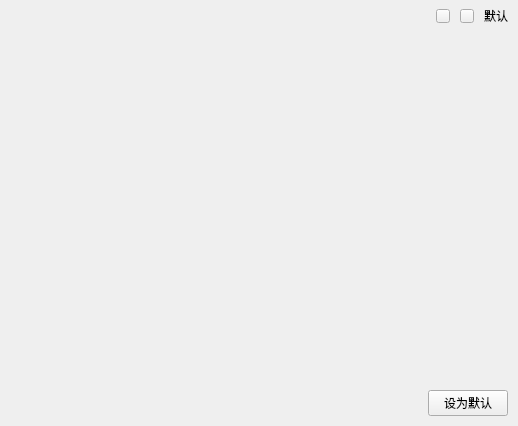
<?xml version="1.0" encoding="UTF-8"?>
<ui version="4.0">
 <class>EnvBlock</class>
 <widget class="QWidget" name="EnvBlock">
  <property name="geometry">
   <rect>
    <x>0</x>
    <y>0</y>
    <width>518</width>
    <height>426</height>
   </rect>
  </property>
  <property name="windowTitle">
   <string>Form</string>
  </property>
  <layout class="QGridLayout" name="gridLayout">
   <property name="leftMargin">
    <number>0</number>
   </property>
   <property name="topMargin">
    <number>0</number>
   </property>
   <property name="rightMargin">
    <number>0</number>
   </property>
   <property name="bottomMargin">
    <number>0</number>
   </property>
   <property name="spacing">
    <number>0</number>
   </property>
   <item row="0" column="0">
    <widget class="QStackedWidget" name="stack">
     <property name="currentIndex">
      <number>0</number>
     </property>
     <widget class="QWidget" name="page">
      <layout class="QGridLayout" name="gridLayout_2">
       <property name="leftMargin">
        <number>10</number>
       </property>
       <property name="topMargin">
        <number>4</number>
       </property>
       <property name="rightMargin">
        <number>10</number>
       </property>
       <property name="bottomMargin">
        <number>10</number>
       </property>
       <property name="spacing">
        <number>0</number>
       </property>
       <item row="2" column="0">
        <widget class="QWidget" name="setDefaultWid" native="true">
         <layout class="QHBoxLayout" name="horizontalLayout_2">
          <property name="leftMargin">
           <number>0</number>
          </property>
          <property name="topMargin">
           <number>0</number>
          </property>
          <property name="rightMargin">
           <number>0</number>
          </property>
          <property name="bottomMargin">
           <number>0</number>
          </property>
          <item>
           <spacer name="horizontalSpacer_2">
            <property name="orientation">
             <enum>Qt::Horizontal</enum>
            </property>
            <property name="sizeHint" stdset="0">
             <size>
              <width>40</width>
              <height>20</height>
             </size>
            </property>
           </spacer>
          </item>
          <item>
           <widget class="QPushButton" name="setDefault">
            <property name="cursor">
             <cursorShape>PointingHandCursor</cursorShape>
            </property>
            <property name="text">
             <string>设为默认</string>
            </property>
           </widget>
          </item>
         </layout>
        </widget>
       </item>
       <item row="1" column="0">
        <widget class="QScrollArea" name="scrollArea">
         <property name="frameShape">
          <enum>QFrame::NoFrame</enum>
         </property>
         <property name="horizontalScrollBarPolicy">
          <enum>Qt::ScrollBarAlwaysOff</enum>
         </property>
         <property name="widgetResizable">
          <bool>true</bool>
         </property>
         <widget class="QWidget" name="scrollAreaWidgetContents">
          <property name="geometry">
           <rect>
            <x>0</x>
            <y>0</y>
            <width>498</width>
            <height>361</height>
           </rect>
          </property>
          <layout class="QVBoxLayout" name="verticalLayout">
           <property name="spacing">
            <number>10</number>
           </property>
           <property name="leftMargin">
            <number>0</number>
           </property>
           <property name="topMargin">
            <number>6</number>
           </property>
           <property name="rightMargin">
            <number>0</number>
           </property>
           <property name="bottomMargin">
            <number>0</number>
           </property>
          </layout>
         </widget>
        </widget>
       </item>
       <item row="0" column="0">
        <widget class="QWidget" name="widget" native="true">
         <layout class="QHBoxLayout" name="horizontalLayout">
          <property name="spacing">
           <number>10</number>
          </property>
          <property name="leftMargin">
           <number>0</number>
          </property>
          <property name="topMargin">
           <number>2</number>
          </property>
          <property name="rightMargin">
           <number>0</number>
          </property>
          <property name="bottomMargin">
           <number>6</number>
          </property>
          <item alignment="Qt::AlignTop">
           <widget class="QLabel" name="soft">
            <property name="text">
             <string/>
            </property>
           </widget>
          </item>
          <item>
           <spacer name="horizontalSpacer">
            <property name="orientation">
             <enum>Qt::Horizontal</enum>
            </property>
            <property name="sizeHint" stdset="0">
             <size>
              <width>40</width>
              <height>20</height>
             </size>
            </property>
           </spacer>
          </item>
          <item>
           <widget class="QPushButton" name="mod">
            <property name="minimumSize">
             <size>
              <width>14</width>
              <height>14</height>
             </size>
            </property>
            <property name="maximumSize">
             <size>
              <width>14</width>
              <height>14</height>
             </size>
            </property>
            <property name="cursor">
             <cursorShape>PointingHandCursor</cursorShape>
            </property>
            <property name="text">
             <string/>
            </property>
           </widget>
          </item>
          <item>
           <widget class="QPushButton" name="del">
            <property name="minimumSize">
             <size>
              <width>14</width>
              <height>14</height>
             </size>
            </property>
            <property name="maximumSize">
             <size>
              <width>14</width>
              <height>14</height>
             </size>
            </property>
            <property name="cursor">
             <cursorShape>PointingHandCursor</cursorShape>
            </property>
            <property name="text">
             <string/>
            </property>
           </widget>
          </item>
          <item>
           <widget class="QLabel" name="defaultLabel">
            <property name="text">
             <string>默认</string>
            </property>
           </widget>
          </item>
         </layout>
        </widget>
       </item>
      </layout>
     </widget>
     <widget class="QWidget" name="page_2">
      <layout class="QGridLayout" name="gridLayout_3">
       <property name="leftMargin">
        <number>0</number>
       </property>
       <property name="topMargin">
        <number>0</number>
       </property>
       <property name="rightMargin">
        <number>0</number>
       </property>
       <property name="bottomMargin">
        <number>0</number>
       </property>
       <property name="spacing">
        <number>0</number>
       </property>
       <item row="0" column="1">
        <layout class="QHBoxLayout" name="horizontalLayout_3">
         <property name="spacing">
          <number>0</number>
         </property>
         <property name="leftMargin">
          <number>0</number>
         </property>
         <item>
          <widget class="QPushButton" name="addEnv">
           <property name="cursor">
            <cursorShape>PointingHandCursor</cursorShape>
           </property>
           <property name="text">
            <string>添加配置</string>
           </property>
          </widget>
         </item>
        </layout>
       </item>
       <item row="0" column="2">
        <spacer name="horizontalSpacer_4">
         <property name="orientation">
          <enum>Qt::Horizontal</enum>
         </property>
         <property name="sizeType">
          <enum>QSizePolicy::Expanding</enum>
         </property>
         <property name="sizeHint" stdset="0">
          <size>
           <width>187</width>
           <height>20</height>
          </size>
         </property>
        </spacer>
       </item>
       <item row="0" column="0">
        <spacer name="horizontalSpacer_3">
         <property name="orientation">
          <enum>Qt::Horizontal</enum>
         </property>
         <property name="sizeType">
          <enum>QSizePolicy::Expanding</enum>
         </property>
         <property name="sizeHint" stdset="0">
          <size>
           <width>187</width>
           <height>20</height>
          </size>
         </property>
        </spacer>
       </item>
      </layout>
     </widget>
    </widget>
   </item>
  </layout>
 </widget>
 <resources/>
 <connections/>
</ui>
